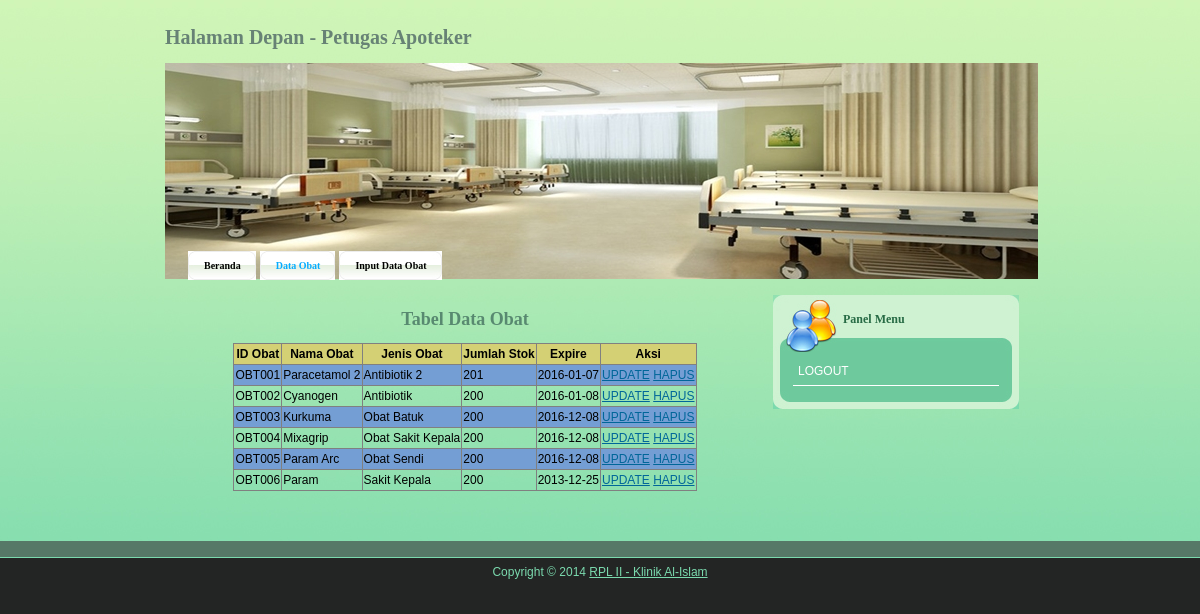
/apoteker_obat.php, run on the app's committed database.
### tables this page shows
CREATE TABLE IF NOT EXISTS `obat` (
  `obat_id` char(6) NOT NULL,
  `obat_nama` varchar(20) NOT NULL,
  `obat_jenis` varchar(20) NOT NULL,
  `obat_stok` int(11) NOT NULL,
  `obat_expire` date NOT NULL,
  PRIMARY KEY (`obat_id`)
);

### apoteker_obat.php (the view, shortened to what this page needs)
<!DOCTYPE html PUBLIC "-//W3C//DTD XHTML 1.0 Transitional//EN" "http://www.w3.org/TR/xhtml1/DTD/xhtml1-transitional.dtd">
<html xmlns="http://www.w3.org/1999/xhtml">
		<head>
		<link href="adsi.css" rel="stylesheet" type="text/css" />
		</head>
<body>
	<div id="templatemo_top_bg">
   	  <div class="templatemo_container">
        	<div id="templatemo_header">
            	<div id="templatemo_logo">
	            	Halaman Depan - Petugas Apoteker
                </div>
                <div id="templatemo_header_bottom">
                	<div id="templatemo_menu">
                    	<ul>
                        	<li><a href="apoteker_beranda.php"><b>Beranda</b></a></li>
                            <li class="current"><a href="apoteker_obat.php"><b>Data Obat</b></a></li>
                            <li><a href="apoteker_input.php"><b>Input Data Obat</b></a></li>
                        </ul>
                    </div>
                </div>
            </div>
            <div id="templatemo_content">
            	<div id="templatemo_content_left">
                	<div class="templatemo_post">
						<?php
						include 'includes/koneksi.php';
						?>
						<h1 align="center">Tabel Data Obat</h1>
						<table border="1">
							<thead>
								<tr>
									<th>ID Obat</th>
									<th>Nama Obat</th>
									<th>Jenis Obat</th>
									<th>Jumlah Stok</th>
									<th>Expire</th>
									<th>Aksi</th>
								</tr>
							</thead>
							<tbody>
							<?php
							$sql = "SELECT * FROM obat ORDER BY obat_id";
							foreach ($dbh->query($sql) as $data) :
							?>
								<tr>
									<td><?php echo $data['obat_id']?></td>
									<td><?php echo $data['obat_nama'] ?></td>
									<td><?php echo $data['obat_jenis'] ?></td>
									<td><?php echo $data['obat_stok'] ?></td>
									<td><?php echo $data['obat_expire'] ?></td>
									<td align="center">
										<a href="apoteker_edit.php?id=<?php echo $data['obat_id'] ?>">UPDATE</a>
										<a href="apoteker_hapus.php?id=<?php echo $data['obat_id'] ?>" onclick="return confirm('Anda yakin akan menghapus data?')">HAPUS</a>
									</td>
								</tr>
							<?php
							endforeach;
							?>
							</tbody>
						</table>
						<br/>
                    </div>
              </div>
              <div id="templatemo_content_right">
                    <div class="templatemo_section">
                    	<div class="templatemo_section_2_top">
                        Panel Menu
                        </div>
                        <div class="templatemo_section_2_mid">
                        <ul>
                        	<li><a href="index.php">LOGOUT</a> </li>
						</ul>
                        </div>
                        <div class="templatemo_section_2_bottom">
                        </div>
                    </div>
                </div>
                <div class="cleaner_with_height"></div>
        </div>
        <div class="cleaner_with_height"></div>
   	  </div>
    </div>
    <div id="templatemo_bottom_bg">
    	<div class="templatemo_container">
        	<div id="templatemo_bottom_panel">
			</div>
            <div class="cleaner_with_height"></div>
        </div>
    </div>
    <?php include 'includes/footer.php'; ?>
</body>
</html>

### includes/footer.php
<?php
echo '
	<div id="templatemo_footer">
    	Copyright © 2014 <a href="index.php">RPL II - Klinik Al-Islam</a>
    </div>';
?>

### adsi.css (style rules this page uses)
html { background: #232524; }
body { margin: 0; padding:0; font-family: Arial, Helvetica, sans-serif; font-size: 12px; line-height: 1.5em; width: 100%; display: table; }
a:link, a:visited { color: #006699; text-decoration: underline; }
.templatemo_container { width: 900px; margin: auto; }
#templatemo_bottom_bg { width: 100%; background: #567867; border-bottom: 1px solid #7bdaae; }
#templatemo_top_bg { width: 100%; background: #7bdaae url(images/templatemo_bg.jpg) repeat-x; }
#templatemo_header { width: 100%; height: 280px; }
#templatemo_logo { float: left; width: 600px; height: 20px; font-family: Tahoma; font-size: 20px; font-weight: bold; color: #678275; margin: 28px 0 0 15px; padding: 0; }
#templatemo_header_bottom { float: left; width: 873px; height: 216px; background: url(images/templatemo_header.jpg) no-repeat; margin: 15px 0 0 15px; }
#templatemo_menu { width: 465px; height: 29px; margin: 170px 0 0 23px; padding: 0; }
#templatemo_menu ul { list-style: none; display: inline; }
#templatemo_menu li a { float: left; display: block; color: #000; background: url(images/templatemo_menu_left.jpg) no-repeat; text-decoration: none; font-family: Tahoma; font-size: 10px; margin: 0 4px 0 0; padding: 0; height: 29px; line-height: 29px; text-align: center; cursor: pointer; }
#templatemo_menu li a b { float: left; display: block; margin: 0 0 0 6px; padding: 0 15px 0 10px; background: url(images/templatemo_menu_right.jpg) right top no-repeat; color: #000; }
#templatemo_menu li.current a, #templatemo_menu li a:hover, #templatemo_menu li.current a b, #templatemo_menu li a:hover b { color: #05acff; }
#templatemo_content { margin: 15px; padding: 0; }
#templatemo_content_left { float: left; width: 600px; }
#templatemo_content_left .templatemo_post { margin: 15px; padding: 0; }
.templatemo_post h1 { font-family: Tahoma; font-size: 18px; color: #588970; margin: 0 0 15px 0; padding: 0; }
#templatemo_content_right { float: right; width: 250px; margin: 0 12px 0 0 ; padding: 0; }
.templatemo_section { margin: 0 0 15px 0; padding: 0; }
.templatemo_section_2_top { width: 176px; height: 42px; font-family: Tahoma; font-weight: bold; font-size: 12px; color: #276b45; background: url(images/templatemo_section_2_top_bg.jpg) no-repeat; margin: 0; padding: 15px 0 0 70px; }
.templatemo_section_2_mid { width: 246px; background: url(images/templatemo_section_2_mid_bg.jpg) repeat-y; margin: 0; padding: 5px 0; }
.templatemo_section_2_bottom { width: 246px; height: 18px; background: url(images/templatemo_section_2_bottom_bg.jpg) no-repeat; }
.templatemo_section_2_mid ul { list-style: none; margin: 0 20px; padding: 0; }
.templatemo_section_2_mid li { border-bottom: 1px solid #fff; margin: 0; padding: 5px; }
.templatemo_section_2_mid li a { color: #fff; text-decoration: none; }
#templatemo_bottom_panel { width: 100%; margin: 0; padding: 15px 0 0 0; }
#templatemo_footer { font-family: Arial; font-size: 12px; color: #7bdaae; background: #232524; margin: 0; padding: 5px 0; text-align: center; }
#templatemo_footer a { color: #7bdaae; text-decoration: underline; }
.cleaner_with_height { clear: both; height: 1px; }

### apoteker_obat.php (style rules this page uses)
tbody > tr:nth-child(2n+1) > td, tbody > tr:nth-child(2n+1) > th { background-color: #749ED4; }
table { width: auto; margin: auto; border-collapse: collapse; box-shadow: darkgrey 3px; }
thead tr { background-color: #D4D074; }

### data on the page
obat: obat_id "OBT001", obat_nama "Paracetamol 2", obat_jenis "Antibiotik 2", obat_stok "201", obat_expire "2016-01-07"
obat: obat_id "OBT002", obat_nama "Cyanogen", obat_jenis "Antibiotik", obat_stok "200", obat_expire "2016-01-08"
obat: obat_id "OBT003", obat_nama "Kurkuma", obat_jenis "Obat Batuk", obat_stok "200", obat_expire "2016-12-08"
obat: obat_id "OBT004", obat_nama "Mixagrip", obat_jenis "Obat Sakit Kepala", obat_stok "200", obat_expire "2016-12-08"
obat: obat_id "OBT005", obat_nama "Param Arc", obat_jenis "Obat Sendi", obat_stok "200", obat_expire "2016-12-08"
obat: obat_id "OBT006", obat_nama "Param", obat_jenis "Sakit Kepala", obat_stok "200", obat_expire "2013-12-25"
